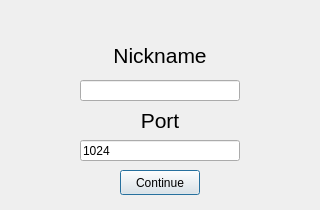
<?xml version="1.0" encoding="UTF-8"?>
<ui version="4.0">
 <class>SignIn</class>
 <widget class="QDialog" name="SignIn">
  <property name="geometry">
   <rect>
    <x>0</x>
    <y>0</y>
    <width>320</width>
    <height>210</height>
   </rect>
  </property>
  <property name="windowTitle">
   <string>Dialog</string>
  </property>
  <widget class="QLineEdit" name="lineEdit">
   <property name="geometry">
    <rect>
     <x>80</x>
     <y>80</y>
     <width>160</width>
     <height>21</height>
    </rect>
   </property>
  </widget>
  <widget class="QLabel" name="label">
   <property name="geometry">
    <rect>
     <x>80</x>
     <y>40</y>
     <width>160</width>
     <height>30</height>
    </rect>
   </property>
   <property name="font">
    <font>
     <pointsize>16</pointsize>
     <weight>50</weight>
     <bold>false</bold>
    </font>
   </property>
   <property name="text">
    <string>Nickname</string>
   </property>
   <property name="alignment">
    <set>Qt::AlignCenter</set>
   </property>
  </widget>
  <widget class="QPushButton" name="pushButton">
   <property name="geometry">
    <rect>
     <x>120</x>
     <y>170</y>
     <width>80</width>
     <height>25</height>
    </rect>
   </property>
   <property name="text">
    <string>Continue</string>
   </property>
  </widget>
  <widget class="QLineEdit" name="lineEdit_2">
   <property name="geometry">
    <rect>
     <x>80</x>
     <y>140</y>
     <width>160</width>
     <height>21</height>
    </rect>
   </property>
   <property name="text">
    <string>1024</string>
   </property>
  </widget>
  <widget class="QLabel" name="label_2">
   <property name="geometry">
    <rect>
     <x>80</x>
     <y>105</y>
     <width>160</width>
     <height>30</height>
    </rect>
   </property>
   <property name="font">
    <font>
     <pointsize>16</pointsize>
     <weight>50</weight>
     <bold>false</bold>
    </font>
   </property>
   <property name="text">
    <string>Port</string>
   </property>
   <property name="alignment">
    <set>Qt::AlignCenter</set>
   </property>
  </widget>
 </widget>
 <resources/>
 <connections/>
</ui>
